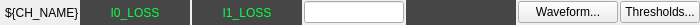
<?xml version="1.0" encoding="UTF-8"?>
<ui version="4.0">
 <class>Form</class>
 <widget class="QWidget" name="Form">
  <property name="geometry">
   <rect>
    <x>0</x>
    <y>0</y>
    <width>700</width>
    <height>25</height>
   </rect>
  </property>
  <property name="windowTitle">
   <string>Form</string>
  </property>
  <layout class="QHBoxLayout" name="horizontalLayout">
   <property name="spacing">
    <number>2</number>
   </property>
   <property name="leftMargin">
    <number>5</number>
   </property>
   <property name="topMargin">
    <number>0</number>
   </property>
   <property name="rightMargin">
    <number>0</number>
   </property>
   <property name="bottomMargin">
    <number>0</number>
   </property>
   <item>
    <widget class="QLabel" name="label">
     <property name="minimumSize">
      <size>
       <width>70</width>
       <height>0</height>
      </size>
     </property>
     <property name="maximumSize">
      <size>
       <width>150</width>
       <height>16777215</height>
      </size>
     </property>
     <property name="text">
      <string>${CH_NAME}</string>
     </property>
    </widget>
   </item>
   <item>
    <widget class="PyDMLabel" name="PyDMLabel">
     <property name="minimumSize">
      <size>
       <width>110</width>
       <height>0</height>
      </size>
     </property>
     <property name="toolTip">
      <string/>
     </property>
     <property name="styleSheet">
      <string notr="true">color: rgb(12, 255, 68);
background-color: rgb(70, 70, 70);</string>
     </property>
     <property name="text">
      <string>I0_LOSS</string>
     </property>
     <property name="alignment">
      <set>Qt::AlignCenter</set>
     </property>
     <property name="showUnits" stdset="0">
      <bool>true</bool>
     </property>
     <property name="channel" stdset="0">
      <string>ca://${P_CH}:I0_${P_TYPE}</string>
     </property>
    </widget>
   </item>
   <item>
    <widget class="PyDMLabel" name="PyDMLabel_2">
     <property name="minimumSize">
      <size>
       <width>110</width>
       <height>0</height>
      </size>
     </property>
     <property name="toolTip">
      <string/>
     </property>
     <property name="styleSheet">
      <string notr="true">color: rgb(12, 255, 68);
background-color: rgb(70, 70, 70);</string>
     </property>
     <property name="text">
      <string>I1_LOSS</string>
     </property>
     <property name="alignment">
      <set>Qt::AlignCenter</set>
     </property>
     <property name="showUnits" stdset="0">
      <bool>true</bool>
     </property>
     <property name="channel" stdset="0">
      <string>ca://${P_CH}:I1_${P_TYPE}</string>
     </property>
    </widget>
   </item>
   <item>
    <widget class="PyDMLineEdit" name="PyDMLineEdit">
     <property name="maximumSize">
      <size>
       <width>100</width>
       <height>16777215</height>
      </size>
     </property>
     <property name="toolTip">
      <string/>
     </property>
     <property name="showUnits" stdset="0">
      <bool>true</bool>
     </property>
     <property name="channel" stdset="0">
      <string>ca://${P_CH}:VSET</string>
     </property>
    </widget>
   </item>
   <item>
    <widget class="PyDMLabel" name="PyDMLabel_3">
     <property name="minimumSize">
      <size>
       <width>110</width>
       <height>0</height>
      </size>
     </property>
     <property name="toolTip">
      <string/>
     </property>
     <property name="styleSheet">
      <string notr="true">color: rgb(12, 255, 68);
background-color: rgb(70, 70, 70);</string>
     </property>
     <property name="alignment">
      <set>Qt::AlignCenter</set>
     </property>
     <property name="showUnits" stdset="0">
      <bool>true</bool>
     </property>
     <property name="channel" stdset="0">
      <string>ca://${P_CH}:VMON</string>
     </property>
    </widget>
   </item>
   <item>
    <widget class="PyDMRelatedDisplayButton" name="PyDMRelatedDisplayButton">
     <property name="minimumSize">
      <size>
       <width>100</width>
       <height>0</height>
      </size>
     </property>
     <property name="maximumSize">
      <size>
       <width>100</width>
       <height>16777215</height>
      </size>
     </property>
     <property name="toolTip">
      <string/>
     </property>
     <property name="text">
      <string>Waveform...</string>
     </property>
     <property name="filenames" stdset="0">
      <stringlist>
       <string>mps_analog_channel.py</string>
      </stringlist>
     </property>
     <property name="showIcon" stdset="0">
      <bool>false</bool>
     </property>
     <property name="openInNewWindow" stdset="0">
      <bool>true</bool>
     </property>
    </widget>
   </item>
   <item>
    <widget class="PyDMRelatedDisplayButton" name="PyDMRelatedDisplayButton_2">
     <property name="toolTip">
      <string/>
     </property>
     <property name="text">
      <string>Thresholds...</string>
     </property>
     <property name="filenames" stdset="0">
      <stringlist>
       <string>mps_application_threshold.ui</string>
       <string>mps_application_threshold.ui</string>
      </stringlist>
     </property>
     <property name="titles" stdset="0">
      <stringlist>
       <string>I0_LOSS...</string>
       <string>I1_LOSS...</string>
      </stringlist>
     </property>
     <property name="showIcon" stdset="0">
      <bool>false</bool>
     </property>
     <property name="macros" stdset="0">
      <stringlist>
       <string>{&quot;DEVICE&quot;:&quot;${P_CH}&quot;,&quot;THR&quot;:&quot;I0_${P_TYPE}&quot;}</string>
       <string>{&quot;DEVICE&quot;:&quot;${P_CH}&quot;,&quot;THR&quot;:&quot;I1_${P_TYPE}&quot;}</string>
      </stringlist>
     </property>
     <property name="openInNewWindow" stdset="0">
      <bool>true</bool>
     </property>
    </widget>
   </item>
  </layout>
 </widget>
 <customwidgets>
  <customwidget>
   <class>PyDMLabel</class>
   <extends>QLabel</extends>
   <header>pydm.widgets.label</header>
  </customwidget>
  <customwidget>
   <class>PyDMRelatedDisplayButton</class>
   <extends>QPushButton</extends>
   <header>pydm.widgets.related_display_button</header>
  </customwidget>
  <customwidget>
   <class>PyDMLineEdit</class>
   <extends>QLineEdit</extends>
   <header>pydm.widgets.line_edit</header>
  </customwidget>
 </customwidgets>
 <resources/>
 <connections/>
</ui>
